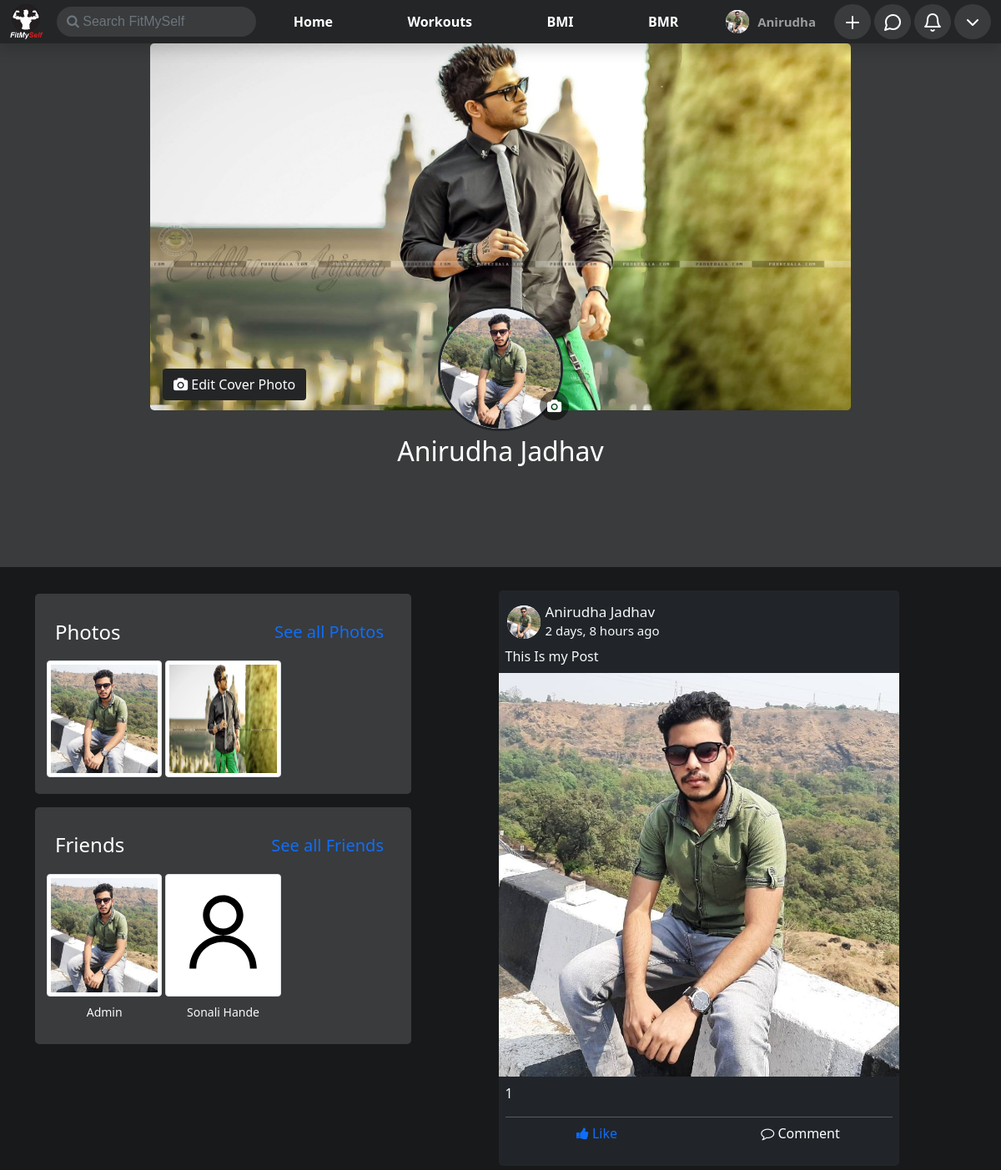
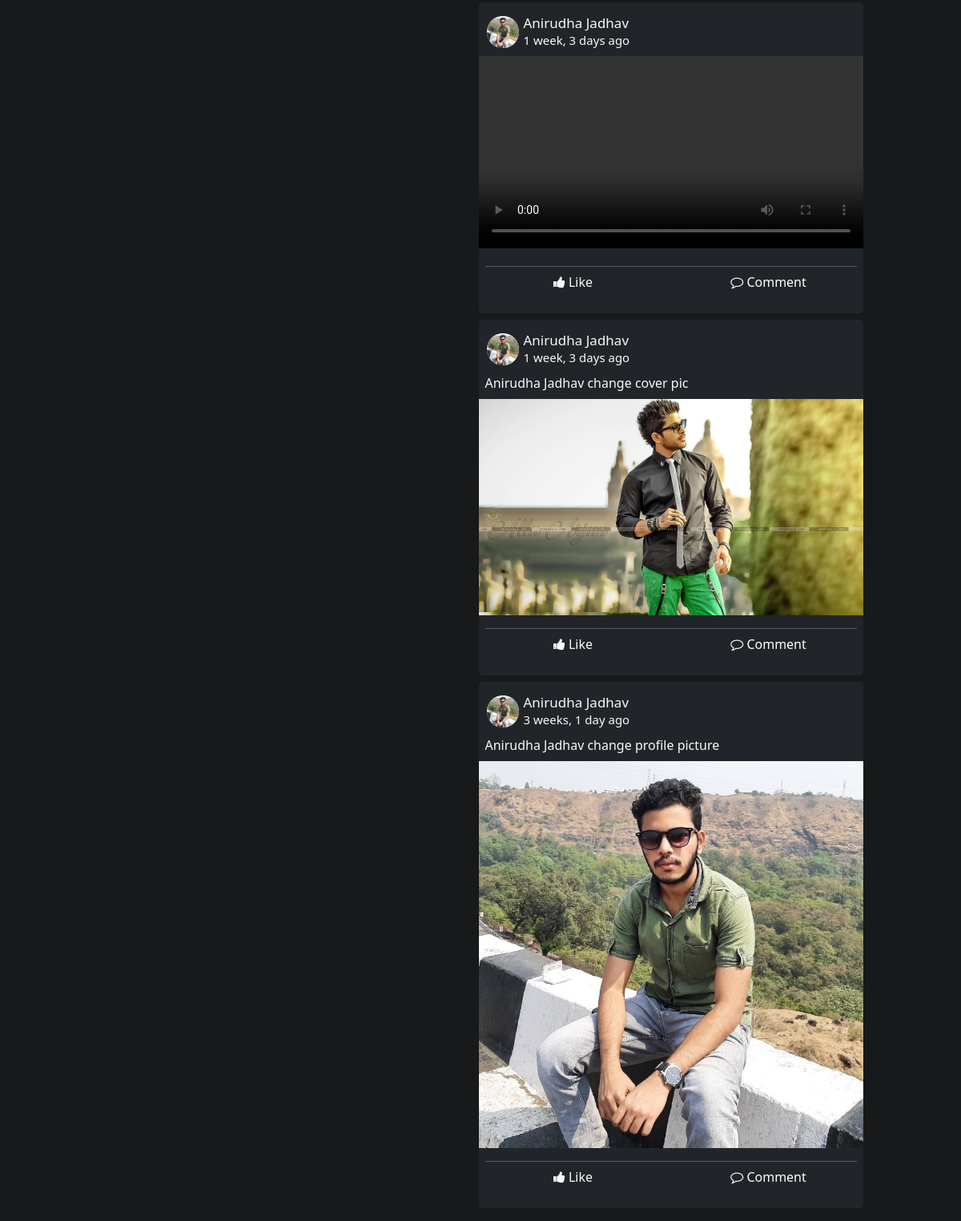
/user/Anirudha.Jadhav.3 (signed in), run on the app's committed database (2 pictures, top to bottom).
### home/models.py (models this page shows, shortened)
class ProfilePictures(models.Model):
    user = models.ForeignKey(User,on_delete=models.CASCADE,null=True)
    upload_on = models.DateTimeField(default = timezone.now,null=True)
    display_picture = models.ImageField(upload_to=dpPath,null=True,blank=True)

class CoverPicture(models.Model):
    user = models.ForeignKey(User,on_delete=models.CASCADE,null=True,blank=True)
    upload_on = models.DateTimeField(default = timezone.now,null = True,blank=True)
    cover_photo = models.ImageField(upload_to = coverPhotoPath,null=True,blank=True)

class UserExtended(models.Model):
    user = models.ForeignKey(User,on_delete=models.CASCADE,null=True)
    dob = models.DateField(null=True,blank=True)
    gender = models.CharField(max_length=50,null=True)
    slug = models.CharField(max_length=50,null=True,blank=True)

class Friend(models.Model):
    user = models.ForeignKey(User,on_delete=models.CASCADE)
    friends = models.ForeignKey(UserExtended,on_delete=models.CASCADE)

### posts/models.py (models this page shows, shortened)
class Post(models.Model):
    user = models.ForeignKey(User,on_delete=models.CASCADE)
    desc = models.TextField(null=True,blank=True)
    media = models.FileField(upload_to=imgPath,null=True,blank=True)
    upload_on = models.DateTimeField(default= timezone.now)
    slug = models.TextField(null=True,blank=True)
    def fileType(self):
        ext = self.media.name.split('.')[-1]
        if ext == "jpeg" or ext == "jpg" or ext == "svg" or ext == "ico":
            return "image"
        elif ext == "mp4" or ext == "webm" or ext == "ogg" or ext == "mkv":
            return "video"
        else:
            return "not-defined"

### home/views.py (the view)
# urls.py: path('user/<str:slug>',views.userProfilePage,name='profile'),
def userProfilePage(request,slug):
    if not request.user.is_authenticated:
        return redirect('/')
    this_user = UserExtended.objects.get(slug = slug)
    posts = Post.objects.filter(user=this_user.user).order_by("-upload_on")
    cover_pic = CoverPicture.objects.filter(user=this_user.user).order_by("-upload_on").first()
    profile_pic = ProfilePictures.objects.filter(user = this_user.user).order_by("-upload_on").first()
    user = UserExtended.objects.get(user=request.user)
    friend_request = FriendRequest.objects.filter(user=this_user.user,sent_by=user).first()
    has_request = FriendRequest.objects.filter(user=request.user,sent_by=this_user).first()
    friends = Friend.objects.filter(user = this_user.user)
    friend_pictures = {}
    photos = []
    profile_pictures = {}
    likes = {}
    liked = {}
    profile_pics = ProfilePictures.objects.filter(user = this_user.user).order_by("-upload_on")
    cover_pics = CoverPicture.objects.filter(user=this_user.user).order_by("-upload_on")
    for pic in profile_pics:
        photos.append(pic.display_picture)
    for pic in cover_pics:
        photos.append(pic.cover_photo)
    for post in posts:
        profile_pictures[post] = ProfilePictures.objects.filter(user=post.user).order_by("-upload_on").first()
        likes[post] = Like.objects.filter(post=post)
        liked[post] = isLiked(post,request.user)
    for friend in friends:
        friend_pictures[friend] = ProfilePictures.objects.filter(user = friend.friends.user).order_by("-upload_on").first()
    params = {
        'this_user' : this_user,
        'cover_pic' : cover_pic,
        'posts' : posts,
        'profile_pic' : profile_pic,
        'post_profile_pictures' : profile_pictures,
        'likes' : likes,
        'liked' : liked,
        'photos' : photos,
        'friend_request' : friend_request,
        'has_request' : has_request,
        'is_friend' : isFriend(request.user,this_user),
        'friends' : friends,
        'friend_picture' : friend_pictures,
        'media' : settings.MEDIA_URL,
    }
    return render(request,'home/profile.html',params)

### home/templates/home/profile.html (shortened to what this page needs)
{% extends 'base.html' %}
{% load static %}
{% load humanize %}
{% block body %}
<div id="main-div">
    <div id="pic-container">
        <div id="cover-pic" class="rounded-bottom">
            <img src="{% if cover_pic %}{{media}}{{cover_pic.cover_photo}}{% else %}{% static 'images/cover.jpg' %}{% endif %}"
                alt="" class="rounded-3">
            {% if this_user.user == request.user %}
            <button class="btn text-white" id="upload-btn"
                onclick="document.getElementById('upload-cover-pic').click()"><i class="fa fa-camera"></i> Edit Cover
                Photo</button>
            {% endif %}
        </div>
        <div id="profile-pic" class="rounded-circle bg-white border border-3 border-dark">
            <img src="{% if profile_pic %}{{media}}{{profile_pic.display_picture}}{% else %}{% static 'images/user.svg' %}{% endif %}"
                alt="" class="w-100 h-100 rounded-circle">
            {% if this_user.user == request.user %}
            <button class="rounded-circle upload-btn text-white"
                onclick="document.getElementById('uploade-profile-pic').click()"><i class="fa fa-camera"></i></button>
            {% endif %}
        </div>
        <h2 class="text-center text-white" id="name">{{this_user.user.first_name}} {{this_user.user.last_name}}</h2>
    </div>
    <div class="container my-3">
        <div class="row">
            <div class="col-md-5 col-lg-5 col-sm-12" id="info">
                <div class="photos rounded-3 container-fluid my-3 py-3">
                    <div class="row">
                        <h4 class="text-white col-6 my-auto">Photos</h4>
                        <div class="col-6 text-end">
                            <a href="/user/{{this_user.slug}}/photos" class="btn btn-sm fs-5 text-primary photo-link"
                                style="text-decoration: none;">See all Photos</a>
                        </div>
                    </div>
                    <div class="thumbnails">
                        <div class="row">
                            {% for pic in photos|slice:":9" %}
                            <div class="col-4 py-1 gx-1">
                                <img src="{{media}}{{pic}}" class="img-thumbnail" style="width: 100%; height: 100%;"
                                    alt="">
                            </div>
                            {% endfor %}
                        </div>
                    </div>
                </div>
                <div class="friends rounded-3 container-fluid my-3 py-3">
                    <div class="row">
                        <h4 class="text-white col-6 my-auto">Friends</h4>
                        <div class="col-6 text-end">
                            <a href="/user/{{this_user.slug}}/friends" class="btn btn-sm fs-5 text-primary photo-link"
                                style="text-decoration: none;">See all Friends</a>
                        </div>
                    </div>
                    <div class="thumbnails">
                        <div class="row">
                            {% for friend in friends|slice:"9" %}
                            <div class="col-4 py-1 gx-1">
                                <a href="/user/{{friend.friends.slug}}">
                                    <figure class="figure w-100 h-100">
                                        <img src="{% if friend_picture|value:friend %}{{media}}{{friend_picture|value:friend}}{% else %}{% static 'images/user.svg' %}{% endif %}" class="figure-img img-thumbnail rounded" style="width: 100%; height: 80%;" alt="...">
                                        <figcaption class="figure-caption text-center text-light">{{friend.friends.user.first_name}} {{friend.friends.user.last_name}}</figcaption>
                                    </figure>
                                </a>
                            </div>
                            {% endfor %}
                        </div>
                    </div>
                </div>
            </div>
            <div class="col-lg-7 col-md-7 col-sm-12" id="posts">
                <div class="post-container pt-1">
                    {% for post in posts %}
                    <div class="posts bg-dark mx-auto text-light rounded-3 py-3 mt-2">
                        <div class="post-head px-2 mb-2">
                            <div class="d-flex my-auto h-100  justify-content-start align-items-center">
                                <span class="icon rounded-circle bg-light" style="width: 40px; height: 40px;">
                                    <img src="{% if post_profile_pictures|value:post %}{{media}}{{post_profile_pictures|value:post}}{% else %}{% static 'images/user.svg' %}{% endif %}"
                                        class="rounded-circle" style="width: 100%; height: 100%;" alt="">
                                </span>
                                <span class="mx-1">
                                    <h3 class="m-0" style="font-size: 1.0625rem;">
                                        {{post.user.first_name}} {{post.user.last_name}}
                                    </h3>
                                    <p style="font-size: .9375rem;" class="m-0">{{post.upload_on|naturaltime}}</p>
                                </span>
                            </div>
                            <p class="text-light my-2">{{post.desc}}</p>
                        </div>
                        <div class="media" style="width: 100%;">
                            {% if post.fileType == 'image' %}
                            <img src="{{media}}{{post.media}}" class="img-fluid" alt="">
                            {% elif post.fileType == 'video' %}
                            <video src="{{media}}{{post.media}}" style="width: 100%; height: auto;" autoplay="true"
                                controls></video>
                            {% endif %}
                        </div>
                        <div class="counter px-2 mt-2">
                            <span>{% if likes|value:post %}{{likes|value:post|length}}{% endif %}</span>
                        </div>
                        <div class="px-2 pb-0 my-1">
                            <hr class="mb-0">
                            <div class="row my-0">
                                <div class="col-6 text-center">
                                    <a href="{% if liked|value:post %}/unlike/{{post.slug}}{% else %}/like/{{post.slug}}{% endif %}"
                                        class="btn btn-dark {% if liked|value:post %}text-primary{% else %}text-light{% endif %}"
                                        aria-disabled="true"><i class="fa fa-thumbs-up"></i> Like</a>
                                </div>
                                <div class="col-6 text-center">
                                    <a role="button" class="btn btn-dark" onclick="showComment('{{forloop.counter}}')"><i
                                            class="fa fa-comment-o"></i> Comment</a>
                                </div>
                            </div>
                        </div>
                    </div>
                    {% endfor %}
                </div>
            </div>
        </div>
    </div>
</div>
{% endblock body %}

### templates/base.html (shortened to what this page needs)
{% load static %}
{% load humanize %}
{% load extras %}
<!doctype html>
<html lang="en">
<head>
    <link href="https://cdn.jsdelivr.net/npm/bootstrap@5.0.0-beta1/dist/css/bootstrap.min.css" rel="stylesheet"
>
    <link rel="stylesheet" href="https://cdnjs.cloudflare.com/ajax/libs/font-awesome/4.7.0/css/font-awesome.min.css">
</head>
<body style="background-color: #18191a;">
    <nav class="navbar shadow p-0 navbar-expand-lg fixed-top navbar-dark navbar-bg" id="navbar">
        <div class="container-fluid">
            <div class="logo">
                <a class="navbar-brand text-right" href="/"><img src="{% static 'images/logo.png' %}" width="40px"
                        alt="logo"></a>
                <form id="search-form" action="" method="get">
                    <input class="no-outline text-light outline-none form-control rounded-pill me-2" id="search" name="search" onchange="form.submit()" type="text" placeholder="&#xF002; Search FitMySelf" style="font-family:Arial, FontAwesome" aria-label="Search">
                </form>
            </div>
            <div class="collapse navbar-collapse" id="navbarSupportedContent">
                <ul class="navbar-nav mb-2 mb-lg-0" id="main-nav">
                    <li class="nav-item">
                        <a href="/" class="navbar-link rounded nav-link {% if request.get_full_path == '/' %} nav-active {% endif %}">Home</a>
                    </li>
                    <li class="nav-item">
                        <a href="/workout" class="navbar-link rounded nav-link {% if request.get_full_path == '/workout/' %} nav-active {% endif %}">Workouts</a>
                    </li>
                    <li class="nav-item">
                        <a href="/calculator/bmi_calculator" class="navbar-link rounded nav-link {% if request.get_full_path == '/calculator/bmi_calculator' %} nav-active {% endif %}">BMI</a>
                    </li>
                    <li class="nav-item">
                        <a href="/calculator/bmr_calculator" class="navbar-link rounded nav-link {% if request.get_full_path == '/calculator/bmr_calculator' %} nav-active {% endif %}">BMR</a>
                    </li>
                </ul>
                {% if request.user.is_authenticated %}
                <ul class="navbar-nav mb-2 mb-lg-0" id="secondary-nav" onresize="changeSize()">
                    <li class="nav-item rounded-pill px-2 profile-name {% if request.get_full_path == '/'|addstr:request.user.slug %}nav-active{% endif %}" style="width: max-content;">
                        <div class="d-flex my-auto h-100  justify-content-between align-items-center">
                            <span class="icon rounded-circle bg-light">
                                <img src="{% if user_profile %}{{media}}{{user_profile.display_picture}}{% else %}{% static 'images/user.svg' %}{% endif %}"
                                    class="rounded-circle" style="width: 100%; height: 100%;" alt="">
                            </span>
                            <a href="/user/{{user.slug}}" class="nav-link py-0" style="font-size: .9375rem; font-weight: 600;">
                                {{request.user.first_name}}
                            </a>
                        </div>
                    </li>
                    <li class="nav-item dropdown">
                        <span class="icon w-100 h-100 basic-nav rounded-circle">
                            <a href="#" class="nav-link" id="add" role="button" data-bs-toggle="dropdown" aria-expanded="false">
                                <img src="{% static 'images/plus.svg' %}" class="w-100 h-100" alt="">
                            </a>
                        </span>
                    </li>
                    <li class="nav-item">
                        <span class="icon w-100 h-100 basic-nav rounded-circle">
                            <a class="nav-link" href="/messenger" id="messengerDropdown" role="button">
                                <img src="{% static 'images/mess.svg' %}" class="w-100 h-100" style="height: 100%; width: 100%;" alt="">
                            </a>
                        </span>
                    </li>
                    <li class="nav-item dropdown">
                        <span class="icon w-100 h-100 basic-nav rounded-circle">
                            <a class="nav-link" href="#" id="notificationDropdown" role="button" data-bs-toggle="dropdown" aria-expanded="false">
                                <img src="{% static 'images/bell.svg' %}" style="width: 100%; height: 100%;" alt="">
                            </a>
                        </span>
                    </li>
                    <li class="nav-item">
                        <span class="dropdown icon w-100 h-100 basic-nav rounded-circle">
                            <a class="nav-link" id="profileDropdown" href="#" role="button" id="profileDropdown"
                                data-bs-toggle="dropdown" aria-expanded="false">
                                <img src="{% static 'images/chevron-down.svg' %}" style="width: 100%; height: 100%;"
                                    alt="">
                            </a>
                        </span>
                    </li>
                </ul>
                {% endif %}
            </div>
        </div>
    </nav>
    {% block body %}
    {% endblock body %}
</body>
</html>

### data on the page
ProfilePictures: display_picture (picture)
CoverPicture: cover_photo (picture)
UserExtended: user.first_name "Anirudha", user.last_name "Jadhav"
Friend: id.display_picture (picture), friends.user.first_name "Admin"
Friend: friends.user.first_name "Sonali", friends.user.last_name "Hande"
Post: id.display_picture (picture), user.first_name "Anirudha", user.last_name "Jadhav", upload_on "2 days, 8 hours ago", desc "This Is my Post", media (picture), likes "1"
Post: id.display_picture (picture), user.first_name "Anirudha", user.last_name "Jadhav", upload_on "1 week, 3 days ago"
Post: id.display_picture (picture), user.first_name "Anirudha", user.last_name "Jadhav", upload_on "1 week, 3 days ago", desc "Anirudha Jadhav change cover pic", media (picture)
Post: id.display_picture (picture), user.first_name "Anirudha", user.last_name "Jadhav", upload_on "3 weeks, 1 day ago", desc "Anirudha Jadhav change profile picture", media (picture)

### other printed values
{{ request.user.first_name }} "Anirudha"
